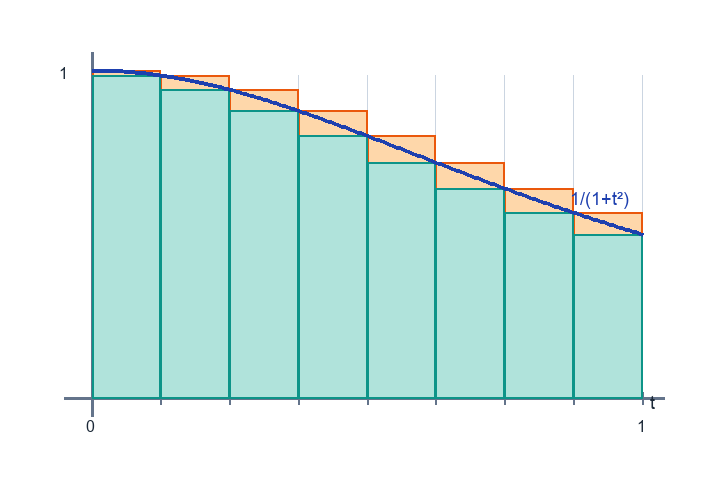
#> input picture blueprint/src/assets/arctan-rectangle-enclosure.png, 720 x 500 px
$ python -i cosine_square_edition.py   (imports and definitions only)
#> lines starting #> are read from the running program, lines starting #| are printed output that depends on the picture
### .github/reader-edition/cosine_illustrations.py
#!/usr/bin/env python3
"""Source-rendered circle geometry with Computer Modern LaTeX labels.

The rational chord/tangent construction is retained from the pinned reader's
book/illustrations.py. Only raster positions use floating point.
"""
from fractions import Fraction as Q
from functools import lru_cache
from io import BytesIO
import hashlib
import matplotlib
matplotlib.use('Agg')
matplotlib.rcParams['mathtext.fontset'] = 'cm'
matplotlib.rcParams['savefig.transparent'] = True
from matplotlib.font_manager import FontProperties
from matplotlib.mathtext import math_to_image
from PIL import Image, ImageDraw

W,H,SCALE=800,640,2
PAPER='#faf9f5'; INK='#27382f'; MUTED='#788478'; GREEN='#456d55'; AREA='#dce8d7'; GOLD='#a87a46'; GAP='#ede0c9'; AXIS='#b7beb0'

@lru_cache(maxsize=512)
def label_image(label, size, color, serif):
    output=BytesIO()
    math_to_image(label, output, prop=FontProperties(family='DejaVu Serif' if serif else 'DejaVu Sans',size=size),
                  dpi=72*SCALE,format='png',color=color)
    output.seek(0)
    return Image.open(output).convert('RGBA')

def label(im, x, y, value, size=18, color=INK, serif=False):
    rendered=label_image(value,size,color,serif)
    im.paste(rendered,(round(x*SCALE),round(y*SCALE)),rendered)

# [4 lines left out: function canvas, not called in this run]

def text(im,p,t,f=18,color=INK):
    label(im,*p,t,{'title':28,'math':27}.get(f,f),color,f=='title')
def line(im,pts,color=INK,width=2):
    ImageDraw.Draw(im).line([(round(SCALE*x),round(SCALE*y)) for x,y in pts],fill=color,width=max(1,round(width*SCALE)),joint='curve')
def poly(im,pts,fill):
    ImageDraw.Draw(im).polygon([(round(SCALE*x),round(SCALE*y)) for x,y in pts],fill=fill)
def point(u):return ((1-u*u)/(1+u*u),2*u/(1+u*u))
# [4 lines left out: function directed, not called in this run]

def tangent_intersection(a,b):
    x,y=point(a);z,w=point(b);det=x*w-y*z
    return ((w-y)/det,(x-z)/det)

# [67 lines left out: functions circle_frame, make_circle_animation, not called in this run]

### .github/reader-edition/cosine_square_edition.py
#!/usr/bin/env python3
"""Install the checked squared-cosine showcase after the preserved reader passes.
The new proofs are built against the exact pinned mathematical foundation.
"""
import argparse, hashlib, json, re, shutil
from fractions import Fraction as Q
from pathlib import Path
from bs4 import BeautifulSoup
from PIL import Image, ImageDraw
from analysis_edition import grid, decimal, PROOF_SHA
from cosine_illustrations import label, SCALE, PAPER, INK, GREEN, GOLD, AREA, GAP, MUTED

ROOT=Path(__file__).resolve().parents[2]
SOURCE=ROOT/'book/cosine-square'
TITLE='The cosine-square integral'

def digest(p):return hashlib.sha256(p.read_bytes()).hexdigest()
def xy(x,y):return 148+300*float(x),422-300*float(y)
def line(im,points,color=INK,width=1):
    ImageDraw.Draw(im).line([(round(x*SCALE),round(y*SCALE)) for x,y in points],fill=color,width=round(width*SCALE))
def polygon(im,points,color):
    ImageDraw.Draw(im).polygon([(round(x*SCALE),round(y*SCALE)) for x,y in points],fill=color)
def axes(im):
    for v in [Q(0),Q(1,2),Q(1)]:
        x,y=xy(0,v);line(im,[(x-5,y),(x+150,y)],'#e2e5db');label(im,x-34,y-7,'$'+str(v)+'$',14)
    line(im,[xy(0,0),xy(Q(11,20),0)],'#7a877b')
    line(im,[xy(0,0),xy(0,Q(21,20))],'#7a877b')
    for v in [Q(0),Q(1,4),Q(1,2)]:
        x,y=xy(v,0);line(im,[(x,y),(x,y+5)],'#7a877b');label(im,x-9,y+14,'$'+str(v)+'$',14)
    label(im,320,428,'$x$',17);label(im,148,96,'$y$',17)
def curve():return [(Q(j,512),((lo+hi)/2)**2) for j,(lo,hi) in enumerate(grid(8))]
# [75 lines left out: functions save_animation, row, rectangles, symmetry, table, not called in this run]

def source_link(revision,file):return f'https://github.com/liuyao12/computable-analysis/blob/{revision}/book/cosine-square/{file}'

# [95 lines left out: functions graph_html, install, not called in this run]

# [3 lines not run here, left out]

>>> from PIL import Image
>>> picture = Image.open('../../blueprint/src/assets/arctan-rectangle-enclosure.png')
#> picture is the input picture: PIL image 720x500 RGBA; mean R, G, B, A 219, 239.2, 235.6, 255
>>> result = axes(picture)
#> in label_image (call 5), `return Image.open(output).convert('RGBA')`:
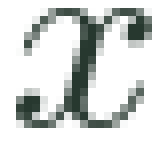
#> returned value: PIL image 20x18 RGBA (shown 8 times larger); mean R, G, B, A 175.2, 181.5, 178.2, 53.3; transparent parts drawn white
#> in label_image (call 6), `return Image.open(output).convert('RGBA')`:
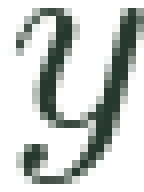
#> returned value: PIL image 18x24 RGBA (shown 8 times larger); mean R, G, B, A 165.5, 172.5, 168.8, 64.1; transparent parts drawn white
